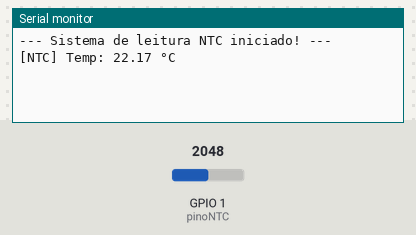
The sketch below on a simulated ESP32. Parts: the last lines printed to the serial monitor. Inputs (shaded band) come from the test bench; at power-on: GPIO 1 (pinoNTC) = 2048 (analog values on the 0–4095 scale).

Above: at 3.8 s.
3.9 s: GPIO 1 (pinoNTC) set to 56
At 5.3 s:
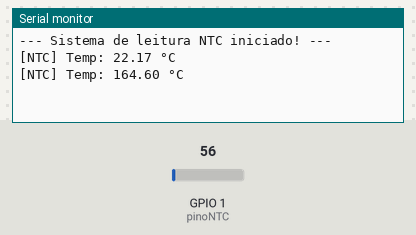
5.4 s: GPIO 1 (pinoNTC) set to 47
At 8.0 s:
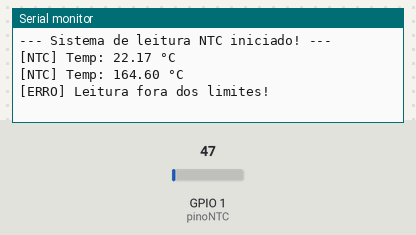

Measured:
- the behaviour switches between 51 and 50 on GPIO 1 (pinoNTC) (found by bisection; images 1 and 2)
- after the input at 3.9 s, the serial monitor: prints a new line after 1.3 s (image 1)
- after the input at 5.4 s, the serial monitor: prints a new line after 1.9 s (image 2)

The sketch:

NTC-SB41.ino
```cpp
#include <Arduino.h>
#include <math.h>

// ////////// CONFIGURAÇÕES DO SENSOR NTC 10K //////////////////////////
const int pinoNTC = 1;
const float resistorSerie = 9920.0;
const float resNominal = 10000.0;
const float tempNominal = 25.0;
const float beta = 3950.0;
const float offset = -3.0;          // Ajuste linear de calibração

// ////////// TAREFA FREERTOS: LEITURA SERIAL //////////////////////////
void taskTemperatura(void *parameter) {
  Serial.begin(115200);
  vTaskDelay(pdMS_TO_TICKS(3000));

  pinMode(pinoNTC, INPUT);
  analogReadResolution(12);
  analogSetAttenuation(ADC_11db);

  Serial.println("\n--- Sistema de leitura NTC iniciado! ---");

  while (true) {
    long somaADC = 0;

    for (int i = 0; i < 10; i++) {
      somaADC += analogRead(pinoNTC);
      vTaskDelay(pdMS_TO_TICKS(10));
    }
    int valorADC = somaADC / 10;

    if (valorADC > 50 && valorADC < 4045) {
      float resistenciaNTC = resistorSerie / ((4095.0 / (float)valorADC) - 1.0);

      float tempKelvin = resistenciaNTC / resNominal;
      tempKelvin = log(tempKelvin);
      tempKelvin /= beta;
      tempKelvin += 1.0 / (tempNominal + 273.15);
      tempKelvin = 1.0 / tempKelvin;
      float tempCelsius = tempKelvin - 273.15;

      tempCelsius = tempCelsius + offset;

      Serial.printf("[NTC] Temp: %.2f °C\n", tempCelsius);

    } else {
      Serial.println("[ERRO] Leitura fora dos limites!");
    }

    vTaskDelay(pdMS_TO_TICKS(2000));
  }
}

void setup() {
  xTaskCreate(taskTemperatura, "TaskTemperatura", 4096, NULL, 1, NULL);
}

void loop() {

}
```
